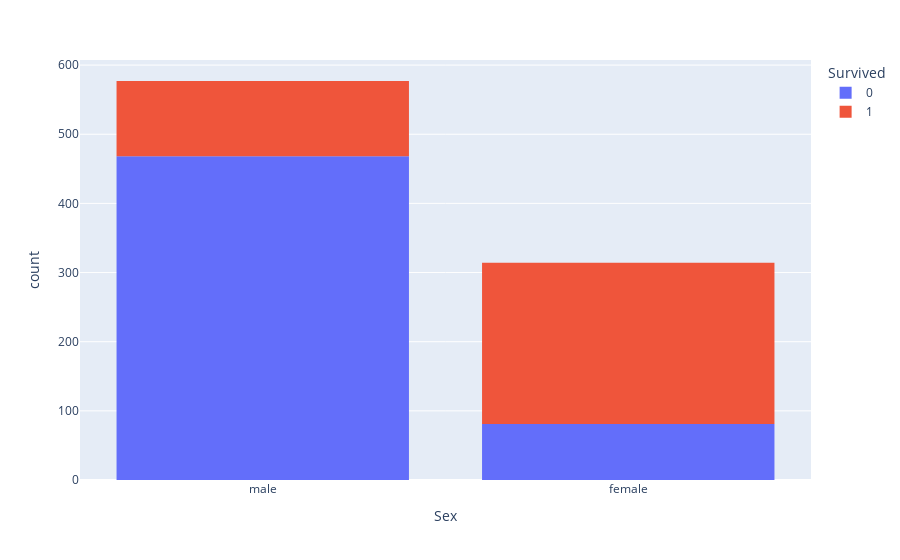

Notebook code cell kept with this figure:
### Code cell
# Autre manière de faire
px.histogram(df1, x="Sex", color="Survived")

### Figure 1 — Plotly figure (JSON) as saved in the notebook; plotly's stock layout.template omitted (floating-point values rounded to 4 significant figures; data arrays with more than 128 entries replaced by an {"elided": "..."} marker saying what was removed)
{"data": [{"alignmentgroup": "True", "bingroup": "x", "hovertemplate": "Survived=0<br>Sex=%{x}<br>count=%{y}<extra></extra>", "legendgroup": "0", "marker": {"color": "#636efa", "pattern": {"shape": ""}}, "name": "0", "offsetgroup": "0", "orientation": "v", "showlegend": true, "type": "histogram", "x": {"elided": "549 str values"}, "xaxis": "x", "yaxis": "y"}, {"alignmentgroup": "True", "bingroup": "x", "hovertemplate": "Survived=1<br>Sex=%{x}<br>count=%{y}<extra></extra>", "legendgroup": "1", "marker": {"color": "#EF553B", "pattern": {"shape": ""}}, "name": "1", "offsetgroup": "1", "orientation": "v", "showlegend": true, "type": "histogram", "x": {"elided": "342 str values"}, "xaxis": "x", "yaxis": "y"}], "layout": {"barmode": "relative", "legend": {"title": {"text": "Survived"}, "tracegroupgap": 0}, "margin": {"t": 60}, "xaxis": {"anchor": "y", "domain": [0, 1], "title": {"text": "Sex"}}, "yaxis": {"anchor": "x", "domain": [0, 1], "title": {"text": "count"}}}}
